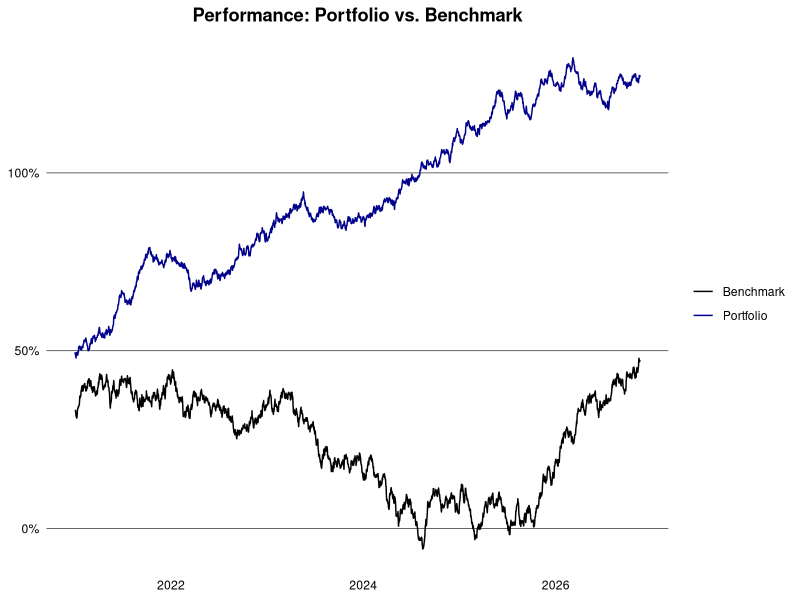
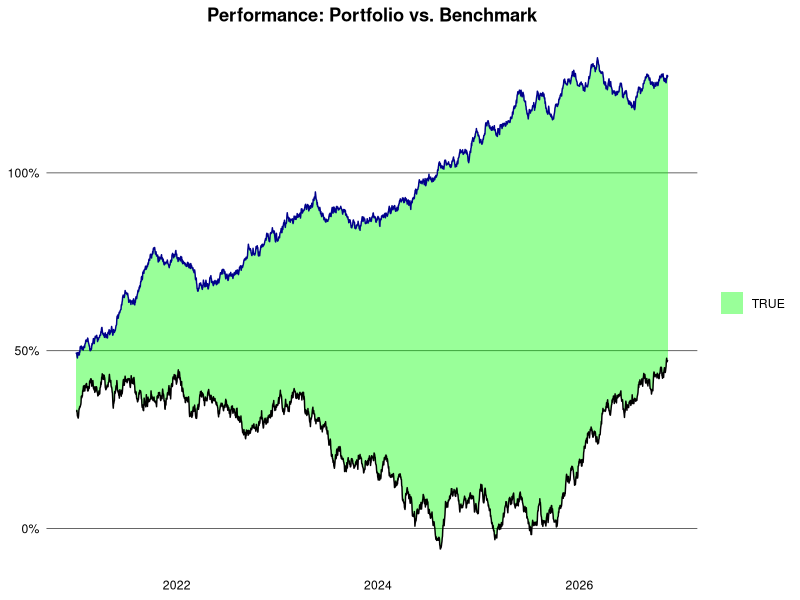

Source code (R) for these figures, in order:
## ---- chunk 1
library(data.table)

set.seed(1994L)

generate_prices <- function(ticker, start_date, end_date) {
  dates <- seq.Date(as.Date(start_date), as.Date(end_date), by = "days")
  n <- length(dates)
  prices <- cumprod(1 + rnorm(n, mean = 0.0005, sd = 0.01)) * 100
  data.table(
    ticker = ticker,
    date = dates,
    price = prices
  )
}

generate_benchmark <- function(start_date, end_date) {
  dates <- seq.Date(as.Date(start_date), as.Date(end_date), by = "days")
  n <- length(dates)
  prices <- cumprod(1 + rnorm(n, mean = 0.0003, sd = 0.008)) * 3000
  data.table(
    ticker = "SP500",
    date = dates,
    price = prices
  )
}

ticker <- c("AAPL", "GOOGL", "MSFT", "AMZN")
start_date <- "2015-01-01"
end_date <- Sys.Date()

dt <- lapply(ticker, generate_prices, start_date, end_date) |> rbindlist()
weights <- data.table(
  ticker = ticker,
  weight = c(0.4, 0.3, 0.2, 0.1),
  country = c("USA", "USA", "USA", "USA")
)
dt <- dt[weights, on = "ticker"]
head(dt)
## ---- chunk 2
dt <- dt |>
  setorder(ticker, date) |>
  _[, price := log(price)] |>
  _[, ret := price - shift(price), by = ticker] |>
  _[, wret := ret * weight] |>
  na.omit("ret")
head(dt)
## ---- chunk 3
dt[, let(week = week(date), month = month(date), year = year(date))]
ret_week <- dt[, .(ret = sum(ret)), by = .(ticker, year, week)]
ret_month <- dt[, .(ret = sum(ret)), by = .(ticker, year, month)]
ret_year <- dt[, .(ret = sum(ret)), by = .(ticker, year)]
head(ret_year)
## ---- chunk 4
port_ret_week <- dt[, .(ret = sum(wret)), by = .(year, week)]
port_ret_month <- dt[, .(ret = sum(wret)), by = .(year, month)]
port_ret_year <- dt[, .(ret = sum(wret)), by = year]
head(port_ret_year)
## ---- chunk 5
bmr <- generate_benchmark(start_date, end_date) |>
  setorder(date) |>
  _[, price := log(price)] |>
  _[, ret := price - shift(price)] |>
  na.omit("ret")

port <- dt |>
  _[, .(ret = sum(wret), ticker = "Portfolio"), by = date] |>
  rbind(bmr[, .(ticker, date, ret)]) |>
  setorder(ticker, date) |>
  _[, cum_ret := cumsum(ret), by = ticker] |>
  _[, ticker := fifelse(ticker == "Portfolio", ticker, "Benchmark")][]
## ---- chunk 6
#| dpi = 300
library(ggplot2)

port |>
  _[between(date, "2021-01-01", max(date))] |>
  ggplot(aes(x = date, y = cum_ret, color = ticker)) +
  geom_line() +
  theme_minimal() +
  theme(
    plot.title = element_text(face = "bold", hjust = 0.5),
    panel.grid.major.y = element_line(color = "black", linewidth = 0.2),
    panel.grid.major.x = element_blank(),
    panel.grid.minor = element_blank(),
    axis.text = element_text(color = "black"),
    axis.title = element_blank(),
    legend.title = element_blank()
  ) +
  scale_color_manual(values = c("Portfolio" = "darkblue", "Benchmark" = "black")) +
  scale_y_continuous(labels = scales::percent_format(accuracy = 2L)) +
  labs(title = "Performance: Portfolio vs. Benchmark")
## ---- chunk 7
#| dpi = 300
# TODO: remove the legend and bmr/port labels
perf <- port |>
  dcast(date ~ ticker, value.var = "cum_ret") |>
  setnames(tolower) |>
  _[, diff := portfolio - benchmark][]

perf |>
  _[between(date, "2021-01-01", max(date))] |>
  ggplot(aes(x = date)) +
  geom_ribbon(aes(
      ymin = pmin(portfolio, benchmark),
      ymax = pmax(portfolio, benchmark),
      fill = diff > 0
    ),
    alpha = 0.4
  ) +
  geom_line(aes(y = portfolio), color = "darkblue") +
  geom_line(aes(y = benchmark), color = "black") +
  scale_fill_manual(values = c("TRUE" = "green", "FALSE" = "red")) +
  scale_y_continuous(labels = scales::percent_format(accuracy = 2L)) +
  labs(title = "Performance: Portfolio vs. Benchmark") +
  theme_minimal() +
  theme(
    plot.title = element_text(face = "bold", hjust = 0.5),
    panel.grid.major.y = element_line(color = "black", linewidth = 0.2),
    panel.grid.major.x = element_blank(),
    panel.grid.minor = element_blank(),
    axis.text = element_text(color = "black"),
    axis.title = element_blank(),
    legend.title = element_blank()
  )
## ---- chunk 8

## ---- chunk 9
vola <- dt[, .(daily_vola = sd(ret)), by = .(ticker, year)] |>
  _[, let(
    weekly_vola = daily_vola * sqrt(5L),
    monthly_vola = daily_vola * sqrt(21L),
    yearly_vola = daily_vola * sqrt(252L)
  )]
head(vola)
